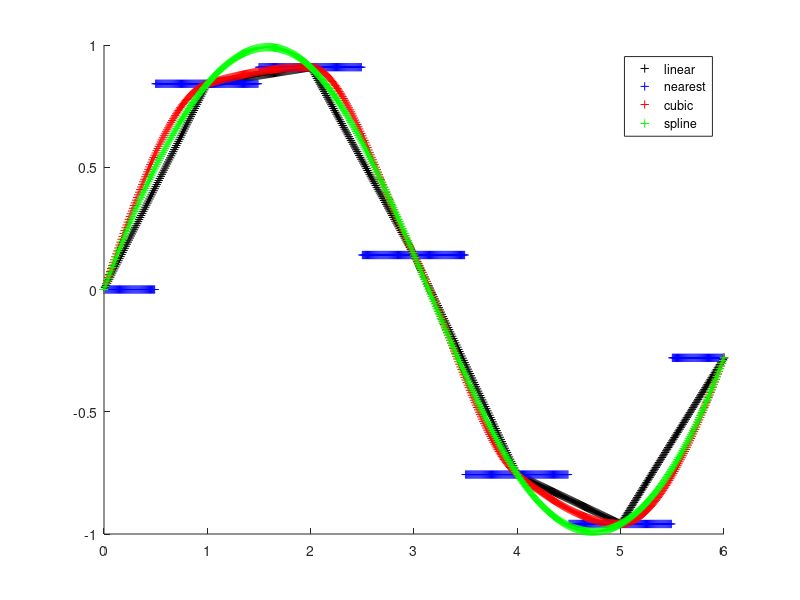

The MATLAB source for this figure:
X = [0 1 2 3 4 5 6]
Y = [0 0.8415 0.9093 0.1411 -0.7568 -0.9589 -0.2794]
Xi = 0:0.01:6
Y1 = interp1(X,Y, Xi, "linear")
Y2 = interp1(X,Y, Xi, "nearest")
Y3 = interp1(X,Y, Xi, "pchip")
Y4 = interp1(X,Y, Xi, "spline")
figure(3)
hold on
plot(Xi, Y1, "k+")
plot(Xi, Y2, "b+")
plot(Xi, Y3, "r+")
plot(Xi, Y4, "g+")
legend("linear", "nearest", "cubic", "spline")
hold off

